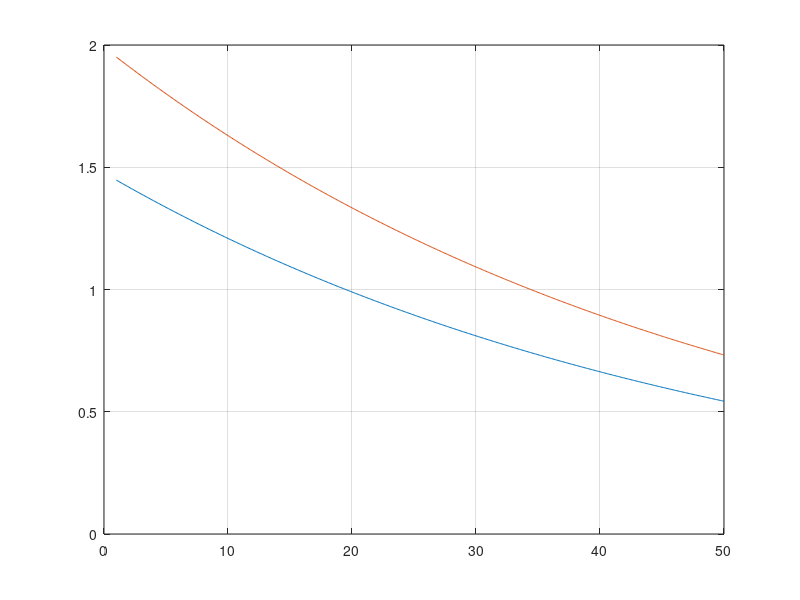
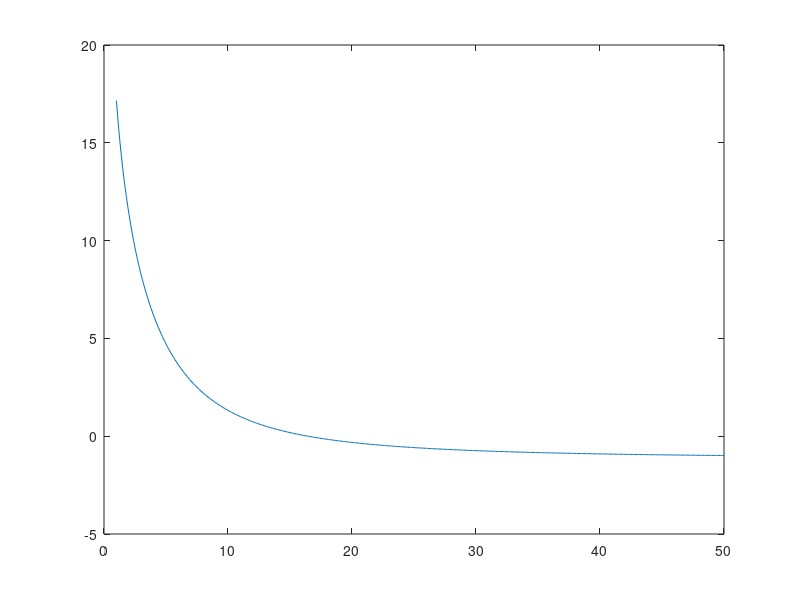

Recreate these plots in MATLAB, in order. (Note: this script raises an error after producing the figures.)
clc
close all
clear
%% clarity
V = 18000;
T = 2;

r = 1:0.1:50;

E_direct = 100./r.^2;

E_early = (31200*T/V)*exp(-0.04.*r./T)*(1-exp(-1.11/T));

E_late = (31200*T/V)*exp(-0.04.*r./T)*exp(-1.11/T);

C_80 = 10*log10((E_direct+E_early)./E_late);

%% strength

A = 0.163*V/T;      % equivilant absorption area
Q = 1;              % directivity
delta = 6.91/T;     % decay
c = 340;            % speed of sound
dir = Q./(4*pi*r.^2);
diff = 4/A * exp(-2*delta*r./c);
ref = Q/(4*pi*10^2);

G = 10*log10((dir + diff)./ref);

%% absorption layer
f = 1:500;
c = 340;
lambda = c./f;

abs = lambda./4;

%% reverb time and absorption of audience and seats

% All tables are for the octave bands from 125 Hz to 4 kHz

f_oct = [125 250 500 1000 2000 4000];

area_peraudiencemember = 0.5*0.55;                 % area per seat

area_audience = 2300 * area_peraudiencemember;      % area of whole audience

L_facade = [73 75 80 66 54 50];                     % SPL at facade
NC_20 = [40	33	26	22	19	17];                    % noise requirement in concert hall
abs_seated = [0.62 0.72 0.8 0.83 0.84 0.85];        % absorption coeff seated
abs_empty = [0.54 0.62 0.68 0.7 0.68 0.66];         % absorption coeff empty
att_coeff = [0 0 0.0024 0.0042 0.0089 0.0262];      % attanuation coeff

T_60_calc_seated = 24*log(10)*V./(c*(4*att_coeff*V - area_audience*log(1-abs_seated)));
T_60_calc_empty = 24*log(10)*V./(c*(4*att_coeff*V - area_audience*log(1-abs_empty)));

%% isolation


%% plots
figure(1)
plot(r, E_early)
hold on 
grid on
plot(r, E_late)

figure(2)
plot(r,C_80)
thickenall_big;
grid on
xlabel('Distance r in m')
ylabel('Clarity C_{80} in dB')
ylim([-5 20])

figure(3)
plot(r,G)
thickenall_big;
grid on 
xlabel('Distance r in m')
ylabel('Strength G in dB')
xlim([0 40])
ylim([-5 20])

figure(4)
semilogx(f_oct, T_60_calc_empty)
hold on
grid on
semilogx(f_oct, T_60_calc_seated)
thickenall_big;
xticks(f_oct);
xticklabels({'125', '250', '500', '1k', '2k', '4k'})
xlim([0 5000])
ylim([0 4])
xlabel('f in Hz')
ylabel('T_{60} in s')
legend('empty','seated')

